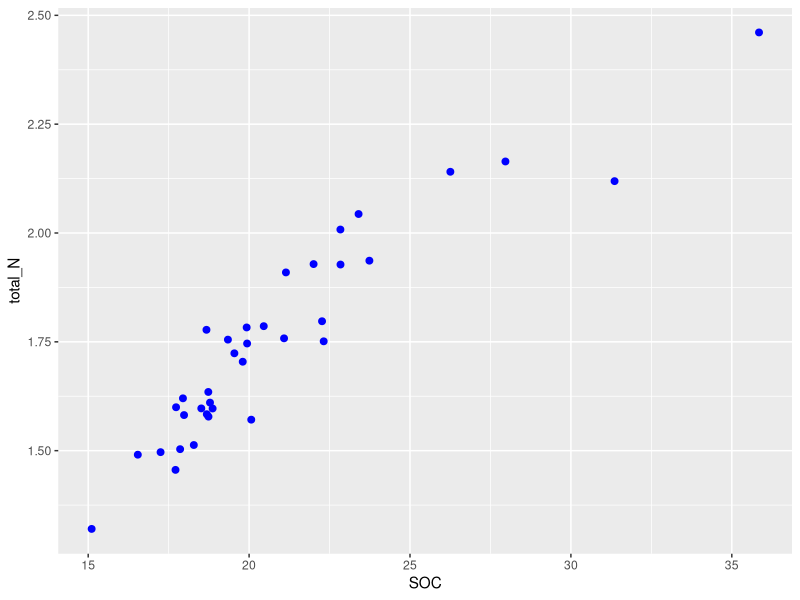
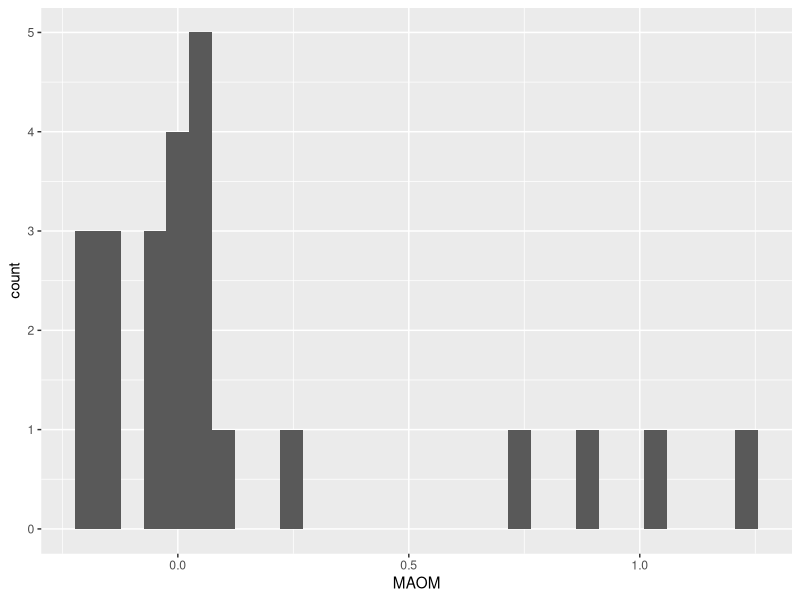
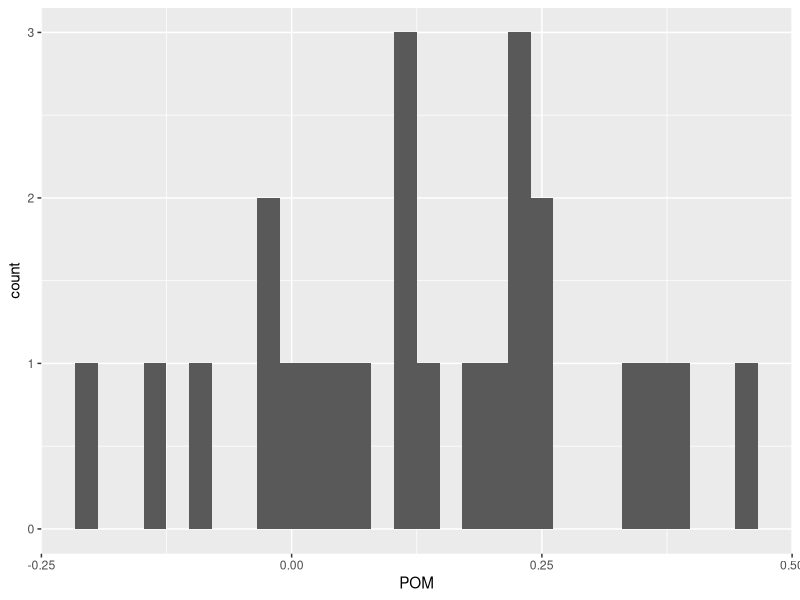

These charts were generated, in order, by the following R code:
## ---- chunk 1
# clear R's brain and set up R 
rm(list=ls())
library(tidyverse)
library(multcomp)
library(dplyr)
library(ggfortify)
library(here)
## ---- chunk 2
# read in csv file for both datasets
organic_matter_soil <- read.csv(here("Data", "fig_S9.csv"))

total_N <- read.csv(here("Data", "fig_S17.csv"))
## ---- chunk 3
# take a look at the data 
glimpse(total_N)
levels(total_N)

glimpse(organic_matter_soil)
levels(organic_matter_soil)
## ---- chunk 4
# isolate columns needed for data analysis for total_N dataset
SOC_total_N <- total_N |> dplyr::select(SOC, total_N)

print(SOC_total_N)
view(SOC_total_N)

# isolate columns for organic_matter dataset
organic_matter <- organic_matter_soil |> dplyr::select(rotation, POM, MAOM)
view(organic_matter)
## ---- chunk 5
# identify outliers for SOC_total_N 
ggplot(SOC_total_N, aes(x = SOC, y = total_N)) +
  geom_point(color = "blue", size = 2)

# identify outliers using for organic matter 
ggplot(organic_matter, aes(MAOM)) + 
    geom_histogram() 

ggplot(organic_matter, aes(POM)) + 
    geom_histogram() 
 
## ---- chunk 6
# cleaned data 
# define file path
data_folder_path <- "Users/alexisparent/Desktop/BIOSTAT/Parent-Capstone-Project/Data"

# cleaned files
organic_matter_clean.csv <- "organic_matter"
SOC_total_N_clean.csv <- "SOC_total_N"

#combine file path and names of csv files
file_path <- file.path(data_folder_path, "organic_matter_clean.csv", "SOC_total_N_clean.csv")

# save cleaned dataset as csv files
write.csv(organic_matter, file = "organic_matter_clean.csv", row.names = FALSE)
write.csv(SOC_total_N, file = "SOC_total_N_clean.csv", row.names = FALSE)

## ---- chunk 7
# exploratory analysis 
# mean and sd for organic_matter_soil for POM
organic_matter_soil |> group_by(rotation) |> summarise(
  mean_POM = mean(POM, na.rm = T),
  sd_POM= sd(POM, na.rm = T))

 # mean and sd for MAOM
organic_matter_soil |> group_by(rotation) |> summarise(
  mean_MAOM = mean(MAOM, na.rm = T),
  sd_MAOM= sd(MAOM, na.rm = T))
## ---- chunk 8
# exploratory analysis 
# mean and sd for total_N
SOC_total_N |> group_by(SOC) |> summarise(
  mean_total_N = mean(total_N, na.rm = T),
  sd_total_N= sd(total_N, na.rm = T))
